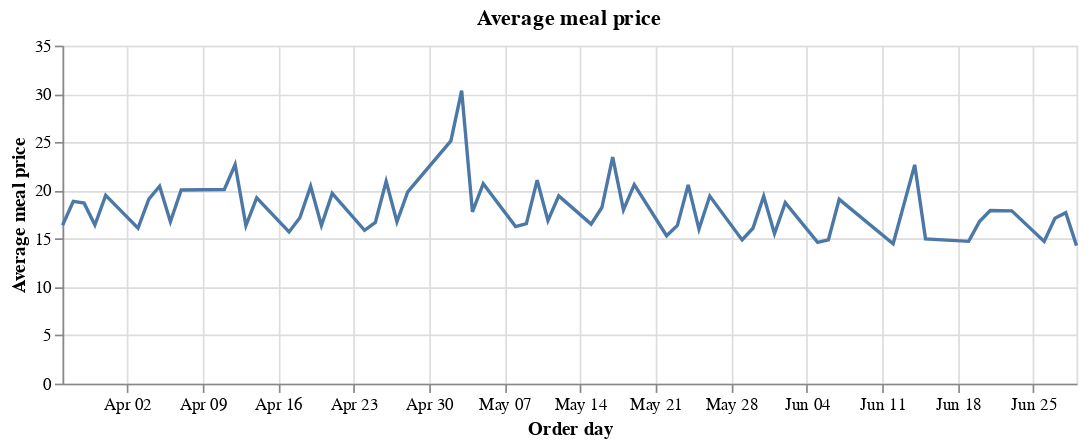

The notebook cell this image was saved under:
### Code cell
alt.Chart(df_amr).mark_line().encode(
    x=alt.X('order_day', title='Order day'),
    y=alt.Y('avg_price', title='Average meal price')
).properties(
    title="Average meal price",
    width=600,
    height=200,
)

### Figure 1 — Vega-Lite specification as saved in the notebook (floating-point values rounded to 4 significant figures)
{"config": {"view": {"continuousWidth": 300, "continuousHeight": 300}}, "data": {"name": "data-8ff6fb4f05aaed29075967c560f362ca"}, "mark": {"type": "line"}, "encoding": {"x": {"field": "order_day", "title": "Order day", "type": "temporal"}, "y": {"field": "avg_price", "title": "Average meal price", "type": "quantitative"}}, "height": 200, "title": "Average meal price", "width": 600, "$schema": "https://vega.github.io/schema/vega-lite/v5.8.0.json", "datasets": {"data-8ff6fb4f05aaed29075967c560f362ca": [{"order_day": "2023-03-27T00:00:00", "avg_price": 16.4, "max_price": 28, "min_price": 9}, {"order_day": "2023-03-28T00:00:00", "avg_price": 18.88, "max_price": 48, "min_price": 8}, {"order_day": "2023-03-29T00:00:00", "avg_price": 18.69, "max_price": 39, "min_price": 3}, {"order_day": "2023-03-30T00:00:00", "avg_price": 16.43, "max_price": 30, "min_price": 0}, {"order_day": "2023-03-31T00:00:00", "avg_price": 19.49, "max_price": 42, "min_price": 8}, {"order_day": "2023-04-03T00:00:00", "avg_price": 16.1, "max_price": 28, "min_price": 9}, {"order_day": "2023-04-04T00:00:00", "avg_price": 19.11, "max_price": 48, "min_price": 9}, {"order_day": "2023-04-05T00:00:00", "avg_price": 20.44, "max_price": 56, "min_price": 9}, {"order_day": "2023-04-06T00:00:00", "avg_price": 16.75, "max_price": 28, "min_price": 0}, {"order_day": "2023-04-07T00:00:00", "avg_price": 20.05, "max_price": 53, "min_price": 9}, {"order_day": "2023-04-11T00:00:00", "avg_price": 20.1, "max_price": 48, "min_price": 9}, {"order_day": "2023-04-12T00:00:00", "avg_price": 22.69, "max_price": 56, "min_price": 9}, {"order_day": "2023-04-13T00:00:00", "avg_price": 16.36, "max_price": 28, "min_price": 0}, {"order_day": "2023-04-14T00:00:00", "avg_price": 19.24, "max_price": 42, "min_price": 9}, {"order_day": "2023-04-17T00:00:00", "avg_price": 15.7, "max_price": 27, "min_price": 9}, {"order_day": "2023-04-18T00:00:00", "avg_price": 17.18, "max_price": 30, "min_price": 8}, {"order_day": "2023-04-19T00:00:00", "avg_price": 20.44, "max_price": 56, "min_price": 8}, {"order_day": "2023-04-20T00:00:00", "avg_price": 16.38, "max_price": 28, "min_price": 0}, {"order_day": "2023-04-21T00:00:00", "avg_price": 19.7, "max_price": 35, "min_price": 8}, {"order_day": "2023-04-24T00:00:00", "avg_price": 15.88, "max_price": 28, "min_price": 9}, {"order_day": "2023-04-25T00:00:00", "avg_price": 16.7, "max_price": 27, "min_price": 8}, {"order_day": "2023-04-26T00:00:00", "avg_price": 20.95, "max_price": 56, "min_price": 8}, {"order_day": "2023-04-27T00:00:00", "avg_price": 16.76, "max_price": 28, "min_price": 0}, {"order_day": "2023-04-28T00:00:00", "avg_price": 19.85, "max_price": 35, "min_price": 8}, {"order_day": "2023-05-02T00:00:00", "avg_price": 25.13, "max_price": 27, "min_price": 21}, {"order_day": "2023-05-03T00:00:00", "avg_price": 30.34, "max_price": 56, "min_price": 12}, {"order_day": "2023-05-04T00:00:00", "avg_price": 17.8, "max_price": 28, "min_price": 0}, {"order_day": "2023-05-05T00:00:00", "avg_price": 20.7, "max_price": 35, "min_price": 6}, {"order_day": "2023-05-08T00:00:00", "avg_price": 16.26, "max_price": 28, "min_price": 6}, {"order_day": "2023-05-09T00:00:00", "avg_price": 16.57, "max_price": 28, "min_price": 3}, {"order_day": "2023-05-10T00:00:00", "avg_price": 21.06, "max_price": 56, "min_price": 6}, {"order_day": "2023-05-11T00:00:00", "avg_price": 16.88, "max_price": 28, "min_price": 0}, {"order_day": "2023-05-12T00:00:00", "avg_price": 19.44, "max_price": 35, "min_price": 6}, {"order_day": "2023-05-15T00:00:00", "avg_price": 16.52, "max_price": 28, "min_price": 6}, {"order_day": "2023-05-16T00:00:00", "avg_price": 18.24, "max_price": 32, "min_price": 3}, {"order_day": "2023-05-17T00:00:00", "avg_price": 23.45, "max_price": 56, "min_price": 3}, {"order_day": "2023-05-18T00:00:00", "avg_price": 18.0, "max_price": 30, "min_price": 0}, {"order_day": "2023-05-19T00:00:00", "avg_price": 20.62, "max_price": 35, "min_price": 6}, {"order_day": "2023-05-22T00:00:00", "avg_price": 15.31, "max_price": 28, "min_price": 3}, {"order_day": "2023-05-23T00:00:00", "avg_price": 16.38, "max_price": 28, "min_price": 6}, {"order_day": "2023-05-24T00:00:00", "avg_price": 20.59, "max_price": 56, "min_price": 6}, {"order_day": "2023-05-25T00:00:00", "avg_price": 16.0, "max_price": 30, "min_price": 0}, {"order_day": "2023-05-26T00:00:00", "avg_price": 19.42, "max_price": 35, "min_price": 6}, {"order_day": "2023-05-29T00:00:00", "avg_price": 14.88, "max_price": 90, "min_price": 1}, {"order_day": "2023-05-30T00:00:00", "avg_price": 16.09, "max_price": 90, "min_price": 1}, {"order_day": "2023-05-31T00:00:00", "avg_price": 19.4, "max_price": 56, "min_price": 1}, {"order_day": "2023-06-01T00:00:00", "avg_price": 15.53, "max_price": 28, "min_price": 0}, {"order_day": "2023-06-02T00:00:00", "avg_price": 18.75, "max_price": 40, "min_price": 6}, {"order_day": "2023-06-05T00:00:00", "avg_price": 14.62, "max_price": 90, "min_price": 1}, {"order_day": "2023-06-06T00:00:00", "avg_price": 14.9, "max_price": 32, "min_price": 6}, {"order_day": "2023-06-07T00:00:00", "avg_price": 19.08, "max_price": 56, "min_price": 6}, {"order_day": "2023-06-12T00:00:00", "avg_price": 14.49, "max_price": 90, "min_price": 1}, {"order_day": "2023-06-14T00:00:00", "avg_price": 22.66, "max_price": 56, "min_price": 7}, {"order_day": "2023-06-15T00:00:00", "avg_price": 14.99, "max_price": 28, "min_price": 0}, {"order_day": "2023-06-19T00:00:00", "avg_price": 14.73, "max_price": 90, "min_price": 1}, {"order_day": "2023-06-20T00:00:00", "avg_price": 16.78, "max_price": 90, "min_price": 1}, {"order_day": "2023-06-21T00:00:00", "avg_price": 17.92, "max_price": 90, "min_price": 1}, {"order_day": "2023-06-23T00:00:00", "avg_price": 17.89, "max_price": 35, "min_price": 1}, {"order_day": "2023-06-26T00:00:00", "avg_price": 14.72, "max_price": 90, "min_price": 1}, {"order_day": "2023-06-27T00:00:00", "avg_price": 17.12, "max_price": 90, "min_price": 1}, {"order_day": "2023-06-28T00:00:00", "avg_price": 17.7, "max_price": 56, "min_price": 1}, {"order_day": "2023-06-29T00:00:00", "avg_price": 14.29, "max_price": 28, "min_price": 0}]}}
